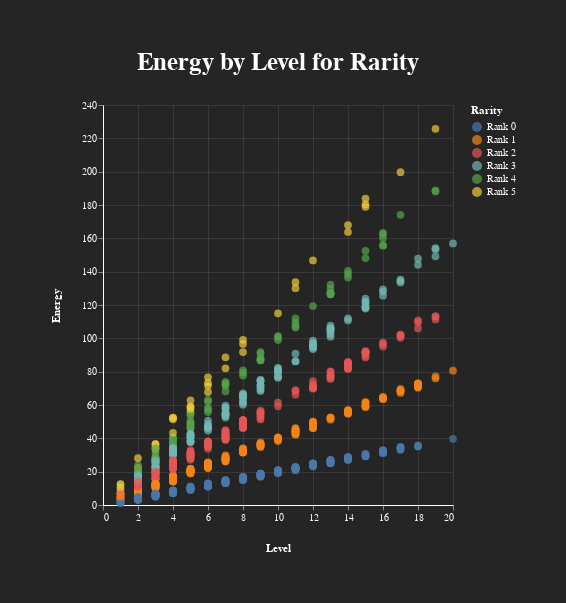

This figure's notebook cell:
### Code cell
# Create the chart
Chart(df).mark_circle(size=60).encode(
    x='Level',
    y='Energy',
    color='Rarity',
    tooltip=['Level', 'Rarity', 'Damage', 'Health', 'Energy', 'Sanity']

).properties(
    title='Energy by Level for Rarity',
    height=400,
    width=350,
    padding=50,
    background='#252525'

).configure_title(
    fontSize=25,
    color='white',
    offset=25

).configure_axis(
    labelColor='white',
    titleColor='white',
    titlePadding=20,
    domainColor='white',  
    gridOpacity=0.1

).configure_legend(
    labelColor='white',
    titleColor='white'

).configure_view(
    stroke='transparent'

)#.interactive()

### Figure 1 — Vega-Lite specification as saved in the notebook (floating-point values rounded to 4 significant figures; data arrays with more than 128 entries replaced by an {"elided": "..."} marker saying what was removed)
{"config": {"view": {"continuousWidth": 300, "continuousHeight": 300, "stroke": "transparent"}, "axis": {"domainColor": "white", "gridOpacity": 0.1, "labelColor": "white", "titleColor": "white", "titlePadding": 20}, "legend": {"labelColor": "white", "titleColor": "white"}, "title": {"color": "white", "fontSize": 25, "offset": 25}}, "data": {"name": "data-0b9b9d605a64c497dd5123fabc1ed6ec"}, "mark": {"type": "circle", "size": 60}, "background": "#252525", "encoding": {"color": {"field": "Rarity", "type": "nominal"}, "tooltip": [{"field": "Level", "type": "quantitative"}, {"field": "Rarity", "type": "nominal"}, {"field": "Damage", "type": "nominal"}, {"field": "Health", "type": "quantitative"}, {"field": "Energy", "type": "quantitative"}, {"field": "Sanity", "type": "quantitative"}], "x": {"field": "Level", "type": "quantitative"}, "y": {"field": "Energy", "type": "quantitative"}}, "height": 400, "padding": 50, "title": "Energy by Level for Rarity", "width": 350, "$schema": "https://vega.github.io/schema/vega-lite/v5.15.1.json", "datasets": {"data-0b9b9d605a64c497dd5123fabc1ed6ec": {"elided": "1000 records"}}}
